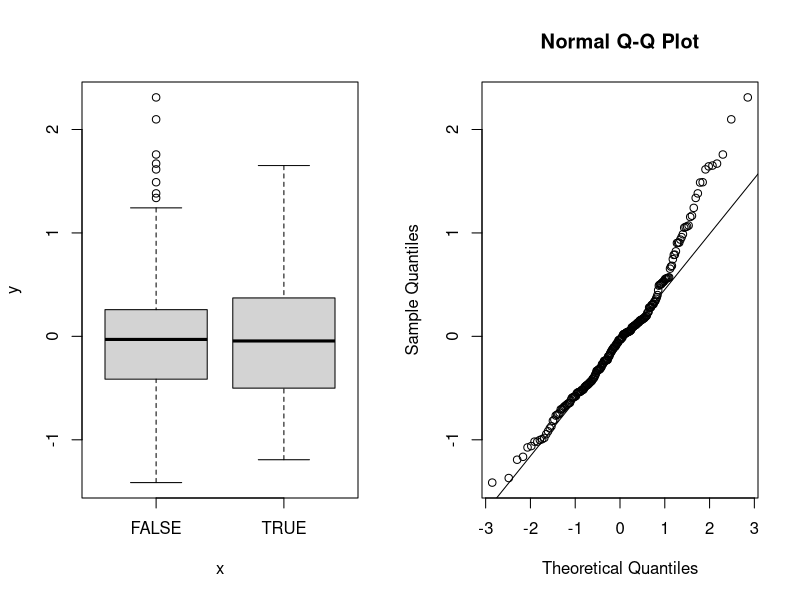
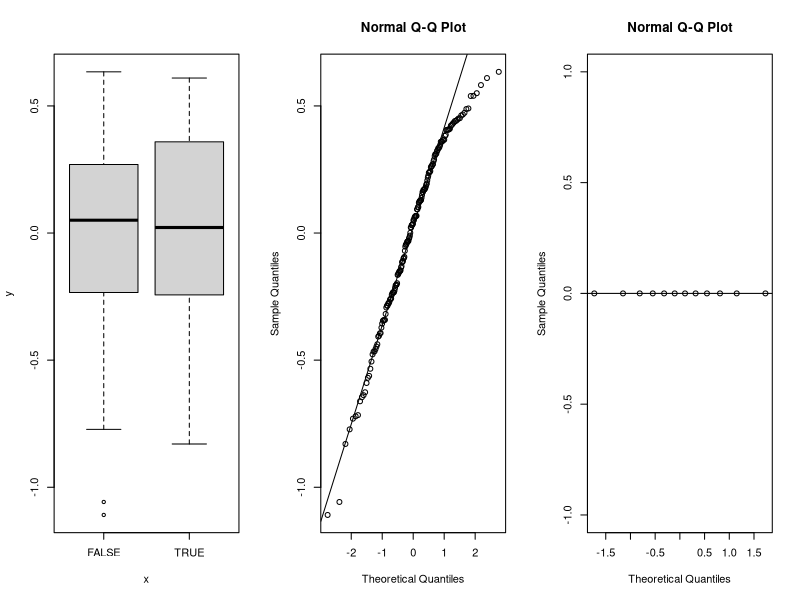
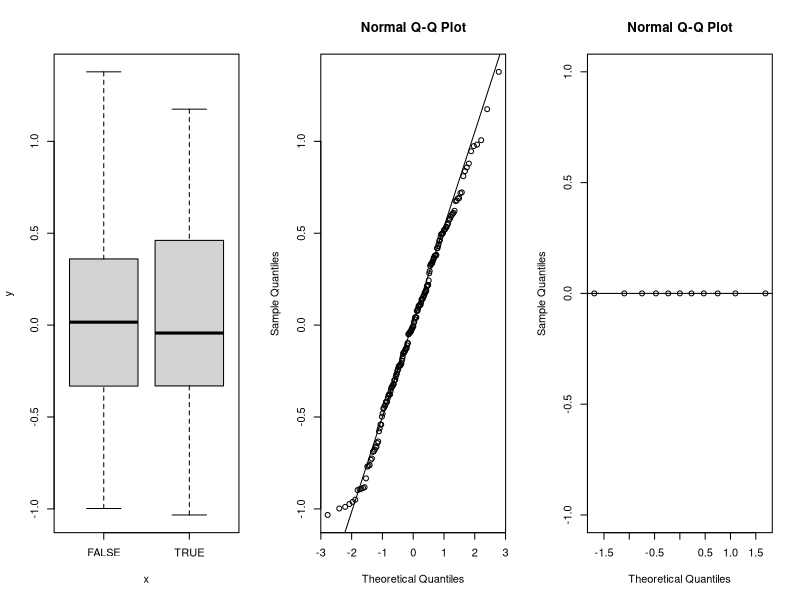
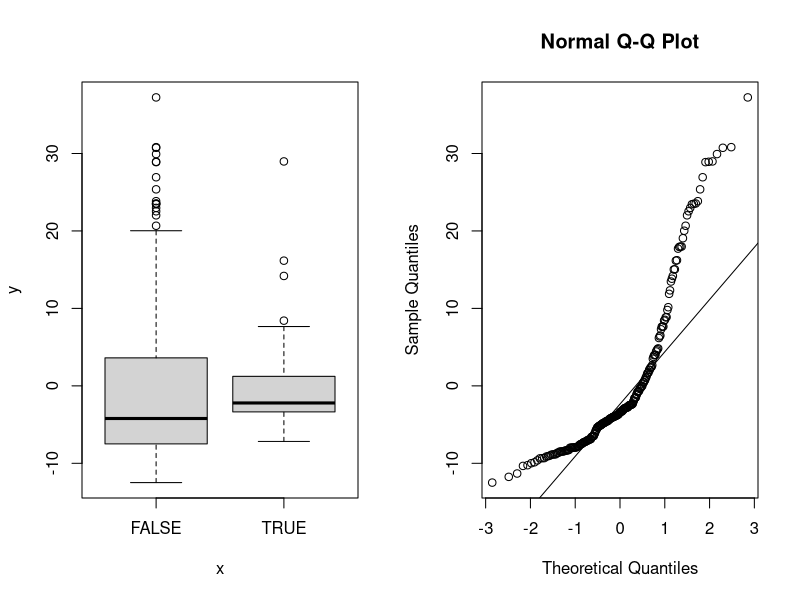
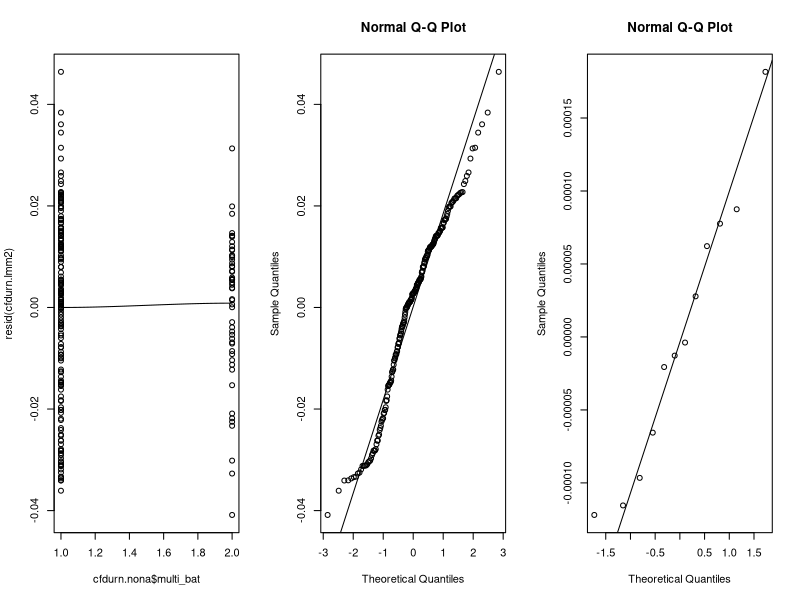
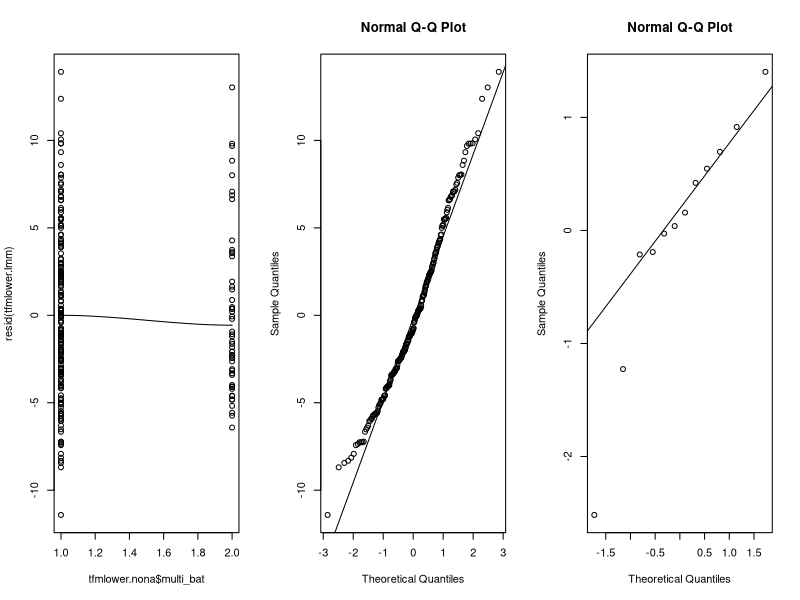
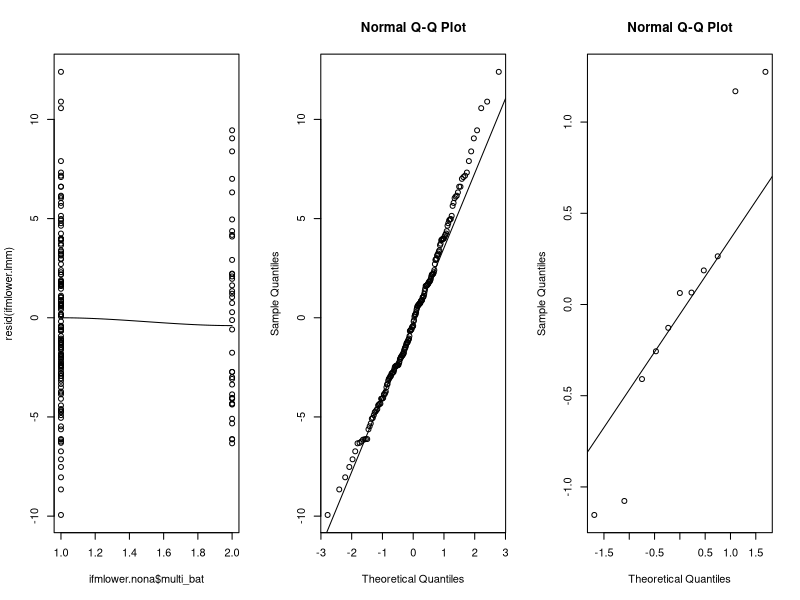
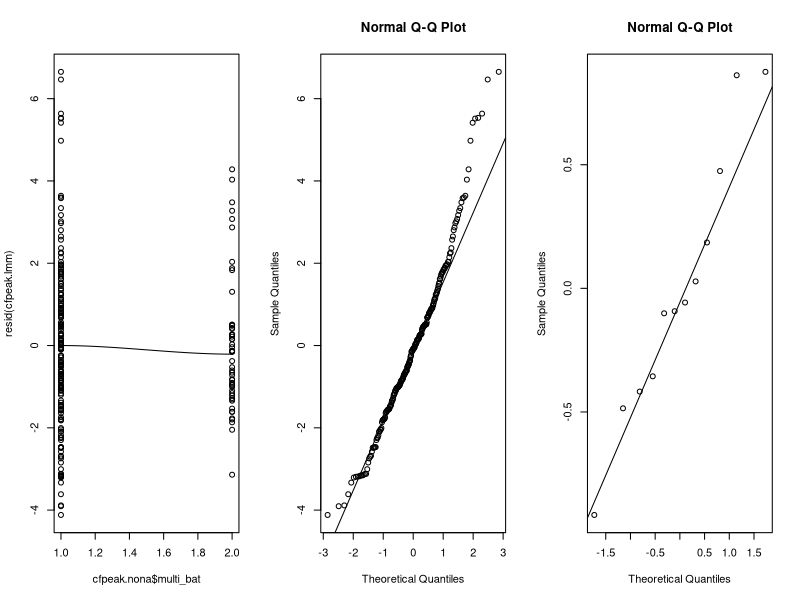

Write the R code that produced these figures, in order.
## ---- chunk 1

library(arm)
library(coda)
library(lme4)
library(stringi)
library(stringr)
set.seed(82319)
d <- read.csv('../individual_call_analysis/analysis/one_call_per_row_2020-12-17.csv')
# create a single/multi-bat categorical variable
d['multi_bat'] <- factor(d['num_bats']>1)
d['annot_id'] <- stri_sub(d$video_annot_id,8,-1)
d['annot_id'] <- str_replace_all(d$annot_id, '21502300','2123')
# sort the dataset by time first
time_ordering <- stri_order(d$annot_id,numeric=TRUE)
d_tordered <- d[time_ordering,]
# - is there an influence of the recording hour? 
split.and.join <- function(x){
  splitx <- str_split(x,'_')
  jointx <- paste(splitx[[1]][1],'_',splitx[[1]][2],sep='')
  jointx}
d_tordered$rechour <- sapply(d_tordered$annot_id,split.and.join)

# also scale up some of the measurements into more meaningful units
# -- here we'll multiply by 10^3 to convert s to ms
d_tordered$tfm_duration <- d_tordered$tfm_duration*10^3
d_tordered$ifm_duration <- d_tordered$ifm_duration*10^3
d_tordered$cf_duration <- d_tordered$cf_duration*10^3
# convert Hz to kHz
d_tordered$tfm_terminal_frequency <- d_tordered$tfm_terminal_frequency * 10^-3
d_tordered$ifm_terminal_frequency <- d_tordered$ifm_terminal_frequency * 10^-3
d_tordered$cf_peak_frequency <- d_tordered$cf_peak_frequency*10^-3
# number of simulations to get from the posterior distribution
num_post <- 5000
# convenience function 
get.hpd <- function(x,prange=0.93){HPDinterval(as.mcmc(x),prob=prange)}
## ---- chunk 2
tfmdurn.nona <- d_tordered[!is.na(d_tordered$tfm_duration),]
tfmdurn.formula <- formula(tfm_duration~multi_bat+(1|rechour))
tfmdurn.lmm <- lmer(tfmdurn.formula, data=tfmdurn.nona)
# perform residual analysis 
par(mfrow=c(1,2))
plot(tfmdurn.nona$multi_bat,resid(tfmdurn.lmm)) # the residuals seem to show no pattern between the explanatory variables
qqnorm(resid(tfmdurn.lmm));qqline(resid(tfmdurn.lmm))

# the top section of the qqplot shows some deviation - what if we get rid of the 'problematic' datapoints, and check if the estimates
# are affected
good_preds <- resid(tfmdurn.lmm)<=quantile(resid(tfmdurn.lmm),0.75)
tfmdurn.good <- tfmdurn.nona[good_preds,]
tfmdurn.lmm2 <- lmer(tfmdurn.formula, data=tfmdurn.good)

par(mfrow=c(1,3))
plot(tfmdurn.good$multi_bat,resid(tfmdurn.lmm2)) # the residuals seem to show no pattern between the explanatory variables
qqnorm(resid(tfmdurn.lmm2));qqline(resid(tfmdurn.lmm2))
qqnorm(ranef(tfmdurn.lmm)$rechour$`(Intercept)`);qqline(ranef(tfmdurn.lmm)$rechour$`(Intercept)`,main='random effects') 

## ---- chunk 3
tfmdurn.sim <- sim(tfmdurn.lmm, n.sim=num_post)
tfmdurn.fixefs.hpd <- round(apply(fixef(tfmdurn.sim),2,get.hpd),2)
tfmdurn.rel.increase <- (fixef(tfmdurn.sim)[,1]+fixef(tfmdurn.sim)[,2])/fixef(tfmdurn.sim)[,1]

tfmdurn.rel.hpd <- round(get.hpd(tfmdurn.rel.increase),2)
## ---- chunk 4
ifmdurn.nona <- d_tordered[!is.na(d_tordered$ifm_duration),]
ifmdurn.formula <- formula(ifm_duration~multi_bat+(1|rechour))
ifmdurn.lmm <- lmer(ifmdurn.formula, data=ifmdurn.nona)
# perform residual inspecition
par(mfrow=c(1,3))
plot(ifmdurn.nona$multi_bat,resid(ifmdurn.lmm)) # the residuals seem to show no pattern between the explanatory variables
qqnorm(resid(ifmdurn.lmm));qqline(resid(ifmdurn.lmm)) # the residuals fall very close to the qqline!
qqnorm(ranef(ifmdurn.lmm)$rechour$`(Intercept)`);qqline(ranef(ifmdurn.lmm)$rechour$`(Intercept)`,main='random effects') 

## ---- chunk 5
ifmdurn.sim <- sim(ifmdurn.lmm, n.sim=num_post)

ifmdurn.fixefs.hpd <- round(apply(fixef(ifmdurn.sim),2,get.hpd),2)
ifmdurn.rel.increase <- (fixef(ifmdurn.sim)[,1]+fixef(ifmdurn.sim)[,2])/fixef(ifmdurn.sim)[,1]
ifmdurn.rel.hpd <- round(get.hpd(ifmdurn.rel.increase),2)
## ---- chunk 6
cfdurn.nona <- d_tordered[!is.na(d_tordered$cf_duration),]
cfdurn.formula <- formula(cf_duration~multi_bat+(1|rechour))
cfdurn.lmm <- lmer(cfdurn.formula, data=cfdurn.nona)
# perform residual analysis 
par(mfrow=c(1,2))
plot(cfdurn.nona$multi_bat,resid(cfdurn.lmm)) # the residuals seem to show no pattern between the explanatory variables
qqnorm(resid(cfdurn.lmm));qqline(resid(cfdurn.lmm))


## ---- chunk 7
# having tried the ln and sqrt transformations, the inverse seems to work best:
# https://www.itl.nist.gov/div898/handbook/pmd/section6/pmd633.htm
cfdurn.nona$invcfdurn <- 1/(cfdurn.nona$cf_duration)
cfdurn.lmm2 <- lmer(invcfdurn~multi_bat+(1|rechour), data=cfdurn.nona)

par(mfrow=c(1,3))
scatter.smooth(cfdurn.nona$multi_bat,resid(cfdurn.lmm2)) # the residuals seem to show no pattern between the explanatory variables
qqnorm(resid(cfdurn.lmm2));qqline(resid(cfdurn.lmm2))
qqnorm(ranef(cfdurn.lmm2)$rechour$`(Intercept)`);qqline(ranef(cfdurn.lmm2)$rechour$`(Intercept)`,main='random effects') 


## ---- chunk 8

cfdurn.sim <- sim(cfdurn.lmm2, n.sim=num_post)

cfdurn.fixefs.hpd <- round(apply(fixef(cfdurn.sim),2,get.hpd),2)
cfdurn.means.multi <- round((1/(fixef(cfdurn.sim)[,1]+fixef(cfdurn.sim)[,2])),2)
cfdurn.means.single <- round((1/fixef(cfdurn.sim)[,1]),2)
cfdurn.rel.increase <- cfdurn.means.multi/cfdurn.means.single
cfdurn.diff <- cfdurn.means.multi-cfdurn.means.single
cfdurn.diff.hpd <- get.hpd(cfdurn.diff)


cfdurn.rel.hpd <- round(get.hpd(cfdurn.rel.increase),2)
cfdurn.mean.single <- round(mean(cfdurn.means.single),2)
cfdurn.single.hpd <- get.hpd(cfdurn.means.single)
cfdurn.mean.multi <- round(mean(cfdurn.means.multi),2)
cfdurn.multi.hpd <- get.hpd(cfdurn.means.multi)
## ---- chunk 9
tfmlower.nona <- d_tordered[!is.na(d_tordered$tfm_terminal_frequency),]
tfmlower.formula <- formula(tfm_terminal_frequency~multi_bat+(1|rechour))
tfmlower.lmm <- lmer(tfmlower.formula, data=tfmlower.nona)
# perform residual inspecition
par(mfrow=c(1,3))
scatter.smooth(tfmlower.nona$multi_bat,resid(tfmlower.lmm)) # the residuals seem to show no pattern between the explanatory variables
qqnorm(resid(tfmlower.lmm));qqline(resid(tfmlower.lmm)) 
qqnorm(ranef(tfmlower.lmm)$rechour$`(Intercept)`);qqline(ranef(tfmlower.lmm)$rechour$`(Intercept)`,main='random effects') 

## ---- chunk 10

tfmlower.sim <- sim(tfmlower.lmm, n.sim=num_post)

tfmlower.fixefs.hpd <- round(apply(fixef(tfmlower.sim),2,get.hpd),2)
tfmlower.fixefs.mean <- round(apply(fixef(tfmlower.sim),2,mean),2)
tfmlower.rel.increase <- (fixef(tfmlower.sim)[,1]+fixef(tfmlower.sim)[,2])/fixef(tfmlower.sim)[,1]
tfmlower.rel.hpd <- round(get.hpd(tfmlower.rel.increase),2)
## ---- chunk 11
ifmlower.nona <- d_tordered[!is.na(d_tordered$ifm_terminal_frequency),]
ifmlower.formula <- formula(ifm_terminal_frequency~multi_bat+(1|rechour))
ifmlower.lmm <- lmer(ifmlower.formula, data=ifmlower.nona)
# perform residual inspecition
par(mfrow=c(1,3))
scatter.smooth(ifmlower.nona$multi_bat,resid(ifmlower.lmm)) # the residuals seem to show no pattern between the explanatory variables
qqnorm(resid(ifmlower.lmm));qqline(resid(ifmlower.lmm)) 
qqnorm(ranef(ifmlower.lmm)$rechour$`(Intercept)`);qqline(ranef(ifmlower.lmm)$rechour$`(Intercept)`,main='random effects') 

## ---- chunk 12

ifmlower.sim <- sim(ifmlower.lmm, n.sim=num_post)

ifmlower.fixefs.hpd <- round(apply(fixef(ifmlower.sim),2,get.hpd),2)
ifmlower.fixefs.mean <- round(apply(fixef(ifmlower.sim),2,mean),2)
ifmlower.rel.increase <- (fixef(ifmlower.sim)[,1]+fixef(ifmlower.sim)[,2])/fixef(ifmlower.sim)[,1]
ifmlower.rel.hpd <- round(get.hpd(ifmlower.rel.increase),2)
## ---- chunk 13
cfpeak.nona <- d_tordered[!is.na(d_tordered$cf_peak_frequency),]
cfpeak.formula <- formula(cf_peak_frequency~multi_bat+(1|rechour))
cfpeak.lmm <- lmer(cfpeak.formula, data=cfpeak.nona)
# perform residual inspecition
par(mfrow=c(1,3))
scatter.smooth(cfpeak.nona$multi_bat,resid(cfpeak.lmm)) # the residuals seem to show no pattern between the explanatory variables
qqnorm(resid(cfpeak.lmm));qqline(resid(cfpeak.lmm)) 
qqnorm(ranef(cfpeak.lmm)$rechour$`(Intercept)`);qqline(ranef(cfpeak.lmm)$rechour$`(Intercept)`,main='random effects') 

## ---- chunk 14

cfpeak.sim <- sim(cfpeak.lmm, n.sim=num_post)

cfpeak.fixefs.hpd <- round(apply(fixef(cfpeak.sim),2,get.hpd),2)
cfpeak.fixefs.mean <- round(apply(fixef(cfpeak.sim),2,mean),2)
cfpeak.rel.increase <- (fixef(cfpeak.sim)[,1]+fixef(cfpeak.sim)[,2])/fixef(cfpeak.sim)[,1]
cfpeak.rel.hpd <- round(get.hpd(cfpeak.rel.increase),2)
## ---- chunk 15

tfmreclev.nona <- d_tordered[!is.na(d_tordered$tfm_dbrms),]
tfmreclev.formula <- formula(tfm_dbrms~multi_bat+(1|rechour))
tfmreclev.lmm <- lmer(tfmreclev.formula, data=tfmreclev.nona)
# perform residual inspecition
par(mfrow=c(1,3))
scatter.smooth(tfmreclev.nona$multi_bat,resid(tfmreclev.lmm)) # the residuals seem to show no pattern between the explanatory variables
qqnorm(resid(tfmreclev.lmm));qqline(resid(tfmreclev.lmm)) 
qqnorm(ranef(tfmreclev.lmm)$rechour$`(Intercept)`);qqline(ranef(tfmreclev.lmm)$rechour$`(Intercept)`) 


## ---- chunk 16

tfmreclev.sim <- sim(tfmreclev.lmm, n.sim=num_post)

tfmreclev.fixefs.hpd <- round(apply(fixef(tfmreclev.sim),2,get.hpd),2)
tfmreclev.fixefs.mean <- round(apply(fixef(tfmreclev.sim),2,mean),2)
tfmreclev.rel.increase <- (fixef(tfmreclev.sim)[,1]+fixef(tfmreclev.sim)[,2]) - fixef(tfmreclev.sim)[,1]
tfmreclev.rel.hpd <- round(get.hpd(tfmreclev.rel.increase),2)
## ---- chunk 17

ifmreclev.nona <- d_tordered[!is.na(d_tordered$ifm_dbrms),]
ifmreclev.formula <- formula(ifm_dbrms~multi_bat+(1|rechour))
ifmreclev.lmm <- lmer(ifmreclev.formula, data=ifmreclev.nona)
# perform residual inspecition
par(mfrow=c(1,3))
scatter.smooth(ifmreclev.nona$multi_bat,resid(ifmreclev.lmm)) 
qqnorm(resid(ifmreclev.lmm));qqline(resid(ifmreclev.lmm)) 
qqnorm(ranef(ifmreclev.lmm)$rechour$`(Intercept)`);qqline(ranef(ifmreclev.lmm)$rechour$`(Intercept)`,main='random effects') 

## ---- chunk 18

ifmreclev.sim <- sim(ifmreclev.lmm, n.sim=num_post)

ifmreclev.fixefs.hpd <- round(apply(fixef(ifmreclev.sim),2,get.hpd),2)
ifmreclev.fixefs.mean <- round(apply(fixef(ifmreclev.sim),2,mean),2)
ifmreclev.rel.increase <- (fixef(ifmreclev.sim)[,1]+fixef(ifmreclev.sim)[,2]) - fixef(ifmreclev.sim)[,1]
ifmreclev.rel.hpd <- round(get.hpd(ifmreclev.rel.increase),2)
## ---- chunk 19

cfreclev.nona <- d_tordered[!is.na(d_tordered$cf_dbrms),]
cfreclev.formula <- formula(cf_dbrms~multi_bat+(1|rechour))
cfreclev.lmm <- lmer(cfreclev.formula, data=cfreclev.nona)
# perform residual inspecition
par(mfrow=c(1,3))
scatter.smooth(cfreclev.nona$multi_bat,resid(cfreclev.lmm)) 
qqnorm(resid(cfreclev.lmm));qqline(resid(cfreclev.lmm)) 
qqnorm(ranef(cfreclev.lmm)$rechour$`(Intercept)`);qqline(ranef(cfreclev.lmm)$rechour$`(Intercept)`) 

## ---- chunk 20

cfreclev.sim <- sim(cfreclev.lmm, n.sim=num_post)

cfreclev.fixefs.hpd <- round(apply(fixef(cfreclev.sim),2,get.hpd),2)
cfreclev.fixefs.mean <- round(apply(fixef(cfreclev.sim),2,mean),2)
cfreclev.rel.increase <- (fixef(cfreclev.sim)[,1]+fixef(cfreclev.sim)[,2]) - fixef(cfreclev.sim)[,1]
cfreclev.rel.hpd <- round(get.hpd(cfreclev.rel.increase),2)
## ---- chunk 21

d_tordered$tfm_cf <- d_tordered$tfm_dbrms-d_tordered$cf_dbrms
tfmcf.nona <- d_tordered[!is.na(d_tordered$tfm_cf),]
tfmcfreclev.nona <- d_tordered[!is.na(d_tordered$tfm_cf),]
tfmcfreclev.formula <- formula(tfm_cf~multi_bat+(1|rechour))
tfmcfreclev.lmm <- lmer(tfmcfreclev.formula, data=tfmcfreclev.nona)
# perform residual inspecition
par(mfrow=c(1,3))
scatter.smooth(tfmcfreclev.nona$multi_bat,resid(tfmcfreclev.lmm)) 
qqnorm(resid(tfmcfreclev.lmm));qqline(resid(tfmcfreclev.lmm)) 
qqnorm(ranef(tfmcfreclev.lmm)$rechour$`(Intercept)`);qqline(ranef(tfmcfreclev.lmm)$rechour$`(Intercept)`,main='random effects') 

## ---- chunk 22

tfmcfreclev.sim <- sim(tfmcfreclev.lmm, n.sim=num_post)

tfmcfreclev.fixefs.hpd <- round(apply(fixef(tfmcfreclev.sim),2,get.hpd),2)
tfmcfreclev.fixefs.mean <- round(apply(fixef(tfmcfreclev.sim),2,mean),2)
tfmcfreclev.rel.increase <- (fixef(tfmcfreclev.sim)[,1]+fixef(tfmcfreclev.sim)[,2]) - fixef(tfmcfreclev.sim)[,1]
tfmcfreclev.rel.hpd <- round(get.hpd(tfmcfreclev.rel.increase),2)
## ---- chunk 23

d_tordered$ifm_cf <- d_tordered$ifm_dbrms-d_tordered$cf_dbrms
ifmcf.nona <- d_tordered[!is.na(d_tordered$ifm_cf),]
ifmcfreclev.nona <- d_tordered[!is.na(d_tordered$ifm_cf),]
ifmcfreclev.formula <- formula(ifm_cf~multi_bat+(1|rechour))
ifmcfreclev.lmm <- lmer(ifmcfreclev.formula, data=ifmcfreclev.nona)
# perform residual inspecition
par(mfrow=c(1,3))
scatter.smooth(ifmcfreclev.nona$multi_bat,resid(ifmcfreclev.lmm)) 
qqnorm(resid(ifmcfreclev.lmm));qqline(resid(ifmcfreclev.lmm)) 
qqnorm(ranef(ifmcfreclev.lmm)$rechour$`(Intercept)`);qqline(ranef(ifmcfreclev.lmm)$rechour$`(Intercept)`,main='random effects') 

## ---- chunk 24

ifmcfreclev.sim <- sim(ifmcfreclev.lmm, n.sim=num_post)

ifmcfreclev.fixefs.hpd <- round(apply(fixef(ifmcfreclev.sim),2,get.hpd),2)
ifmcfreclev.fixefs.mean <- round(apply(fixef(ifmcfreclev.sim),2,mean),2)
ifmcfreclev.rel.increase <- (fixef(ifmcfreclev.sim)[,1]+fixef(ifmcfreclev.sim)[,2]) - fixef(ifmcfreclev.sim)[,1]
ifmcfreclev.rel.hpd <- round(get.hpd(ifmcfreclev.rel.increase),2)
## ---- chunk 25
d_tordered$tfm_bw <- d_tordered$cf_peak_frequency-d_tordered$tfm_terminal_frequency
tfmbw.nona <- d_tordered[!is.na(d_tordered$tfm_bw),]
tfmbw.formula <- formula(tfm_bw~multi_bat+(1|rechour))
tfmbw.lmm <- lmer(tfmbw.formula, data=tfmbw.nona)
# perform residual inspecition
par(mfrow=c(1,3))
scatter.smooth(tfmbw.nona$multi_bat,resid(tfmbw.lmm)) 
qqnorm(resid(tfmbw.lmm));qqline(resid(tfmbw.lmm)) 
qqnorm(ranef(tfmbw.lmm)$rechour$`(Intercept)`);qqline(ranef(tfmbw.lmm)$rechour$`(Intercept)`,main='random effects') 

## ---- chunk 26

tfmbw.sim <- sim(tfmbw.lmm, n.sim=num_post)

tfmbw.fixefs.hpd <- round(apply(fixef(tfmbw.sim),2,get.hpd),2)
tfmbw.fixefs.mean <- round(apply(fixef(tfmbw.sim),2,mean),2)
tfmbw.rel.increase <- (fixef(tfmbw.sim)[,1]+fixef(tfmbw.sim)[,2])/fixef(tfmbw.sim)[,1]
tfmbw.rel.hpd <- round(get.hpd(tfmbw.rel.increase),2)
## ---- chunk 27
d_tordered$ifm_bw <- d_tordered$cf_peak_frequency-d_tordered$ifm_terminal_frequency
ifmbw.nona <- d_tordered[!is.na(d_tordered$ifm_bw),]
ifmbw.formula <- formula(ifm_bw~multi_bat+(1|rechour))
ifmbw.lmm <- lmer(ifmbw.formula, data=ifmbw.nona)
# perform residual inspecition
par(mfrow=c(1,3))
scatter.smooth(ifmbw.nona$multi_bat,resid(ifmbw.lmm)) 
qqnorm(resid(ifmbw.lmm));qqline(resid(ifmbw.lmm)) 
qqnorm(ranef(ifmbw.lmm)$rechour$`(Intercept)`);qqline(ranef(ifmbw.lmm)$rechour$`(Intercept)`,main='random effects') 

## ---- chunk 28

ifmbw.sim <- sim(ifmbw.lmm, n.sim=num_post)

ifmbw.fixefs.hpd <- round(apply(fixef(ifmbw.sim),2,get.hpd),2)
ifmbw.fixefs.mean <- round(apply(fixef(ifmbw.sim),2,mean),2)
ifmbw.rel.increase <- (fixef(ifmbw.sim)[,1]+fixef(ifmbw.sim)[,2])/fixef(ifmbw.sim)[,1]
ifmbw.rel.hpd <- round(get.hpd(ifmbw.rel.increase),2)
## ---- chunk 29
# write the table into a csv file:
summary.data <- data.frame(matrix(ncol=5,nrow=13))
colnames(summary.data) <- c('param.name','diff.lower','diff.upper','reldiff.lower','reldiff.upper')
summary.data$param.name <- c('CF duration (ms)','tFM duration (ms)','iFM duration (ms)','CF peak frequency (kHz)',
                             'tFM lower frequency (kHz)','iFM lower frequency (kHz)','CF level (dB rms)',
                             'tFM level (dB rms)','iFM level (dB rms)',
                             'tFM-CF ratio (dB)','iFM-CF ratio (dB)',
                             'tFM bandwidth (kHz)','iFM bandwidth (kHz)')

#diff.hpds <- list(cfdurn.diff.hpd,tfmdurn.fixefs.hpd,ifmdurn.fixefs.hpd,
#                  cfpeak.fixefs.hpd, tfmlower.fixefs.hpd, ifmlower.fixefs.hpd,
#                  cfreclev.fixefs.hpd ,tfmreclev.fixefs.hpd, ifmreclev.fixefs.hpd,
#                  tfmcfreclev.fixefs.hpd, ifmcfreclev.fixefs.hpd,
#                  tfmbw.fixefs.hpd, ifmbw.fixefs.hpd)

#rel.hpds <- list(cfdurn.rel.hpd, tfmdurn.rel.hpd,ifmdurn.rel.hpd,
#                 cfpeak.rel.hpd, tfmlower.rel.hpd, ifmlower.rel.hpd,
#                 )
#summary.data$diff.lower <- as.vector(lapply(diff.hpds, function(X){if (all(dim(X)==c(1,2))){X[1]} else {X[1,2]}}))
#summary.data$diff.upper <- as.vector(lapply(diff.hpds, function(X){if (all(dim(X)==c(1,2))){X[2]} else {X[2,2]}}))

#write.csv(summary.data,'lmm_table_data.csv')
## ---- chunk 30
sessionInfo()
